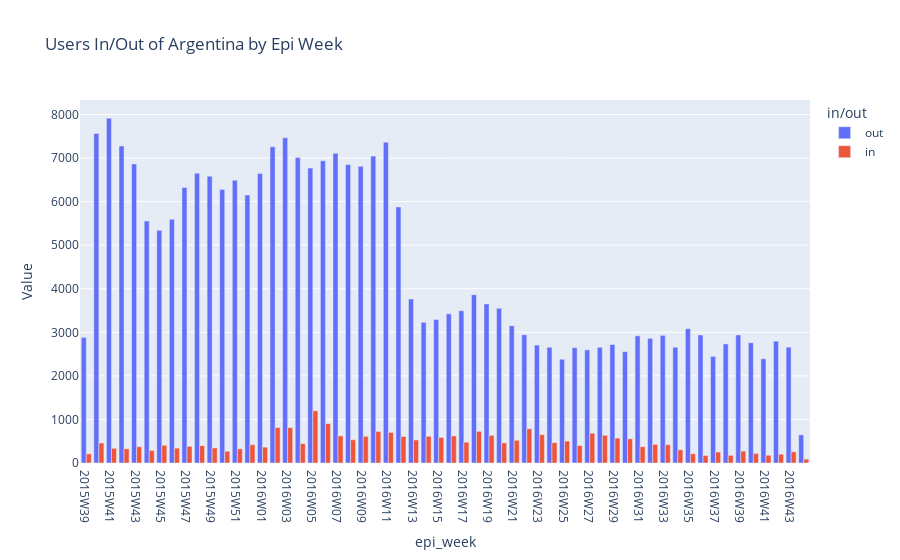

Write notebook code for a chart like this one.
### Code cell
import plotly.express as px

fig = px.bar(df1, x="epi_week", y="Value", color="in/out", title="Users In/Out of Argentina by Epi Week", barmode="group", width=1500)
fig.show()

### Figure 1 — Plotly figure (JSON) as saved in the notebook; plotly's stock layout.template omitted (floating-point values rounded to 4 significant figures)
{"data": [{"alignmentgroup": "True", "hovertemplate": "in/out=out<br>epi_week=%{x}<br>Value=%{y}<extra></extra>", "legendgroup": "out", "marker": {"color": "#636efa", "pattern": {"shape": ""}}, "name": "out", "offsetgroup": "out", "orientation": "v", "showlegend": true, "textposition": "auto", "type": "bar", "x": ["2015W39", "2015W40", "2015W41", "2015W42", "2015W43", "2015W44", "2015W45", "2015W46", "2015W47", "2015W48", "2015W49", "2015W50", "2015W51", "2015W52", "2016W01", "2016W02", "2016W03", "2016W04", "2016W05", "2016W06", "2016W07", "2016W08", "2016W09", "2016W10", "2016W11", "2016W12", "2016W13", "2016W14", "2016W15", "2016W16", "2016W17", "2016W18", "2016W19", "2016W20", "2016W21", "2016W22", "2016W23", "2016W24", "2016W25", "2016W26", "2016W27", "2016W28", "2016W29", "2016W30", "2016W31", "2016W32", "2016W33", "2016W34", "2016W35", "2016W36", "2016W37", "2016W38", "2016W39", "2016W40", "2016W41", "2016W42", "2016W43", "2016W44"], "xaxis": "x", "y": [2884, 7562, 7916, 7277, 6865, 5556, 5341, 5597, 6322, 6652, 6584, 6281, 6491, 6152, 6646, 7258, 7465, 7014, 6770, 6937, 7110, 6851, 6810, 7045, 7365, 5878, 3763, 3230, 3295, 3424, 3496, 3864, 3651, 3551, 3151, 2946, 2706, 2656, 2381, 2647, 2597, 2655, 2720, 2555, 2920, 2861, 2931, 2657, 3084, 2940, 2448, 2734, 2939, 2760, 2393, 2796, 2659, 647], "yaxis": "y"}, {"alignmentgroup": "True", "hovertemplate": "in/out=in<br>epi_week=%{x}<br>Value=%{y}<extra></extra>", "legendgroup": "in", "marker": {"color": "#EF553B", "pattern": {"shape": ""}}, "name": "in", "offsetgroup": "in", "orientation": "v", "showlegend": true, "textposition": "auto", "type": "bar", "x": ["2015W39", "2015W40", "2015W41", "2015W42", "2015W43", "2015W44", "2015W45", "2015W46", "2015W47", "2015W48", "2015W49", "2015W50", "2015W51", "2015W52", "2016W01", "2016W02", "2016W03", "2016W04", "2016W05", "2016W06", "2016W07", "2016W08", "2016W09", "2016W10", "2016W11", "2016W12", "2016W13", "2016W14", "2016W15", "2016W16", "2016W17", "2016W18", "2016W19", "2016W20", "2016W21", "2016W22", "2016W23", "2016W24", "2016W25", "2016W26", "2016W27", "2016W28", "2016W29", "2016W30", "2016W31", "2016W32", "2016W33", "2016W34", "2016W35", "2016W36", "2016W37", "2016W38", "2016W39", "2016W40", "2016W41", "2016W42", "2016W43", "2016W44"], "xaxis": "x", "y": [210, 460, 337, 326, 374, 289, 406, 342, 383, 398, 347, 269, 326, 420, 364, 815, 814, 445, 1199, 904, 622, 534, 613, 724, 702, 609, 528, 613, 587, 621, 477, 727, 635, 462, 521, 786, 651, 467, 503, 401, 684, 636, 572, 555, 375, 427, 421, 303, 212, 173, 252, 176, 274, 219, 178, 202, 256, 89], "yaxis": "y"}], "layout": {"autosize": true, "barmode": "group", "legend": {"title": {"text": "in/out"}, "tracegroupgap": 0}, "title": {"text": "Users In/Out of Argentina by Epi Week"}, "xaxis": {"anchor": "y", "autorange": true, "domain": [0, 1], "range": [-0.5, 57.5], "title": {"text": "epi_week"}, "type": "category"}, "yaxis": {"anchor": "x", "autorange": true, "domain": [0, 1], "range": [0, 8333.0], "title": {"text": "Value"}, "type": "linear"}}}
